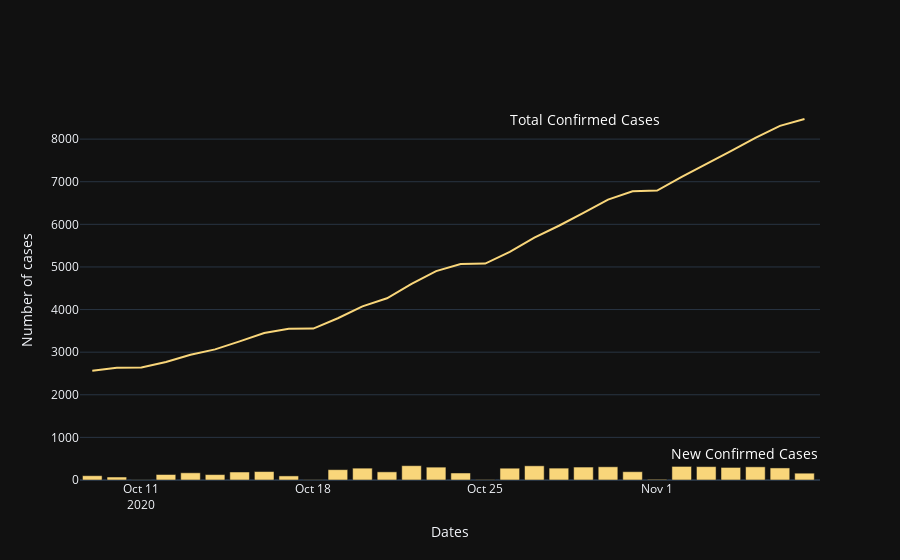

Notebook cell for this chart:
### Code cell
confirmed_cases(all_df[select_df],last_days)

### Figure 1 — Plotly figure (JSON) as saved in the notebook; plotly's stock layout.template omitted (floating-point values rounded to 4 significant figures)
{"data": [{"line": {"color": "#f9d67a"}, "mode": "lines", "showlegend": false, "type": "scatter", "x": ["2020-10-09", "2020-10-10", "2020-10-11", "2020-10-12", "2020-10-13", "2020-10-14", "2020-10-15", "2020-10-16", "2020-10-17", "2020-10-18", "2020-10-19", "2020-10-20", "2020-10-21", "2020-10-22", "2020-10-23", "2020-10-24", "2020-10-25", "2020-10-26", "2020-10-27", "2020-10-28", "2020-10-29", "2020-10-30", "2020-10-31", "2020-11-01", "2020-11-02", "2020-11-03", "2020-11-04", "2020-11-05", "2020-11-06", "2020-11-07"], "y": [2566, 2636, 2640, 2769, 2938, 3065, 3253, 3451, 3547, 3553, 3796, 4074, 4265, 4601, 4903, 5068, 5078, 5355, 5688, 5967, 6271, 6581, 6776, 6792, 7111, 7425, 7720, 8029, 8312, 8472]}, {"marker": {"color": "#f9d67a"}, "showlegend": false, "type": "bar", "x": ["2020-10-09", "2020-10-10", "2020-10-11", "2020-10-12", "2020-10-13", "2020-10-14", "2020-10-15", "2020-10-16", "2020-10-17", "2020-10-18", "2020-10-19", "2020-10-20", "2020-10-21", "2020-10-22", "2020-10-23", "2020-10-24", "2020-10-25", "2020-10-26", "2020-10-27", "2020-10-28", "2020-10-29", "2020-10-30", "2020-10-31", "2020-11-01", "2020-11-02", "2020-11-03", "2020-11-04", "2020-11-05", "2020-11-06", "2020-11-07"], "y": [101, 70, 4, 129, 169, 127, 188, 198, 96, 6, 243, 278, 191, 336, 302, 165, 10, 277, 333, 279, 304, 310, 195, 16, 319, 314, 295, 309, 283, 160]}], "layout": {"annotations": [{"font": {"color": "#ffffff", "size": 14}, "showarrow": false, "text": "Total Confirmed Cases", "x": "2020-11-07", "xshift": -220, "y": 8472}, {"font": {"color": "#ffffff", "size": 14}, "showarrow": false, "text": "New Confirmed Cases", "x": "2020-11-07", "xshift": -60, "y": 160, "yshift": 20}], "autosize": true, "xaxis": {"autorange": true, "range": ["2020-10-08 12:00", "2020-11-07 17:36:26.3874"], "title": {"text": "Dates"}, "type": "date"}, "yaxis": {"autorange": true, "range": [0, 8918.0], "title": {"text": "Number of cases"}, "type": "linear"}}}
